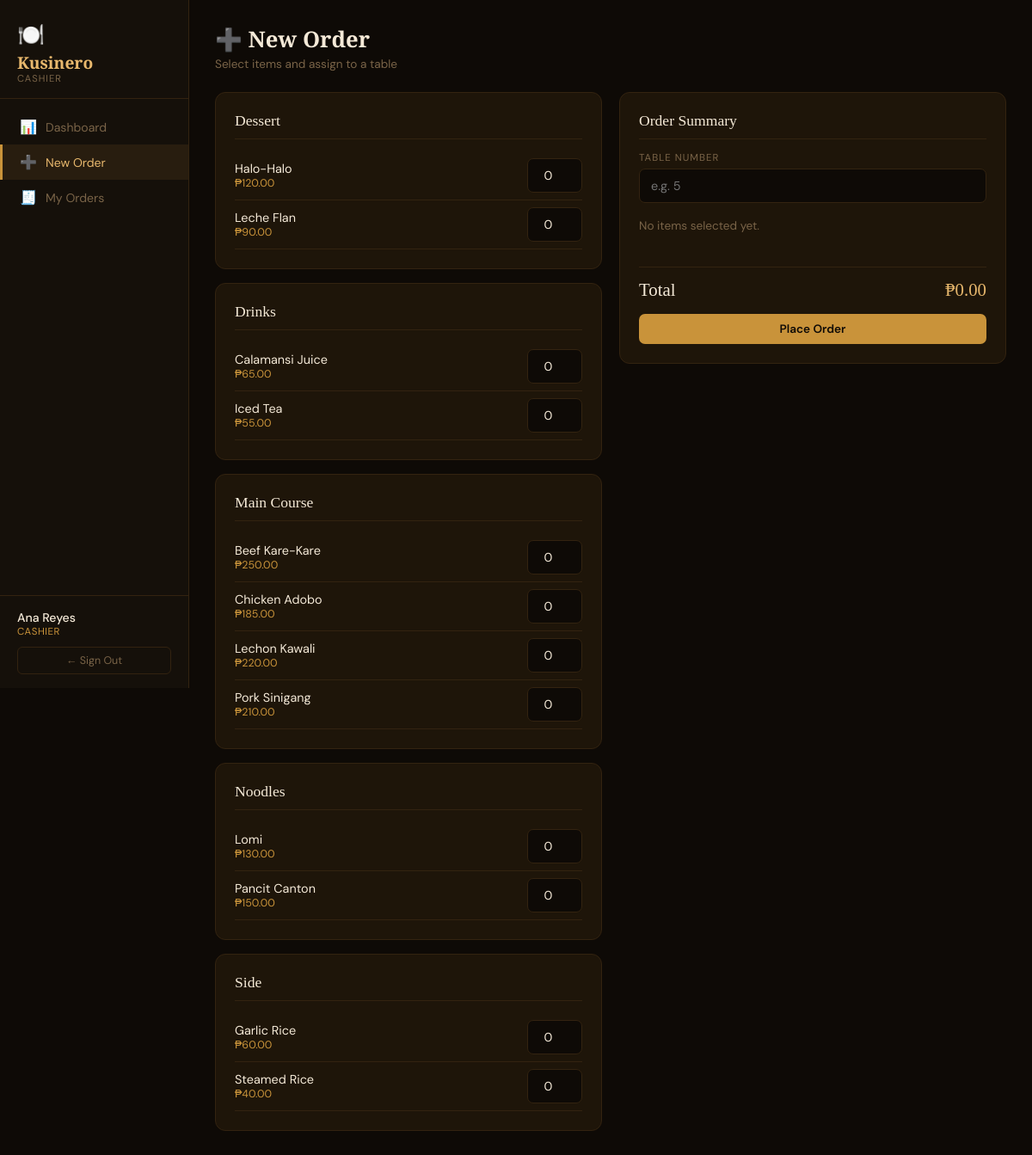
/pages/new_order.php (signed in), run on the app's committed database.
### tables this page shows
CREATE TABLE users (
    id INT AUTO_INCREMENT PRIMARY KEY,
    name VARCHAR(100) NOT NULL,
    username VARCHAR(80) NOT NULL UNIQUE,
    password VARCHAR(255) NOT NULL,
    role_id INT NOT NULL,
    is_active TINYINT(1) DEFAULT 1,
    first_login TINYINT(1) DEFAULT 1,
    phone_number VARCHAR(20),
    email VARCHAR(120),
    failed_login_attempts INT DEFAULT 0,
    lockout_until DATETIME NULL,
    lockout_level INT DEFAULT 0,
    created_at TIMESTAMP DEFAULT CURRENT_TIMESTAMP,
    FOREIGN KEY (role_id) REFERENCES roles(id)
);

CREATE TABLE roles (
    id INT AUTO_INCREMENT PRIMARY KEY,
    name VARCHAR(50) NOT NULL UNIQUE,
    label VARCHAR(100) NOT NULL,
    description VARCHAR(255)
);

CREATE TABLE menu_items (
    id INT AUTO_INCREMENT PRIMARY KEY,
    name VARCHAR(150) NOT NULL,
    category VARCHAR(80) NOT NULL,
    price DECIMAL(8,2) NOT NULL,
    is_available TINYINT(1) DEFAULT 1,
    created_at TIMESTAMP DEFAULT CURRENT_TIMESTAMP
);

### auth/Auth.php (called while the page is built, shortened)
<?php
class Auth {
    private static ?array $user = null;
    public static function init(): void {
        if (!empty($_SESSION['uid'])) {
            $db   = Database::get();
            $stmt = $db->prepare("SELECT u.*, r.name AS role_name, r.label AS role_label
                                  FROM users u JOIN roles r ON r.id = u.role_id
                                  WHERE u.id = ? AND u.is_active = 1");
            $stmt->execute([$_SESSION['uid']]);
            self::$user = $stmt->fetch() ?: null;
        }
    }
    public static function user(): ?array    { return self::$user; }
    public static function isOwner(): bool   { return (self::$user['role_name'] ?? '') === 'owner'; }
}

### pages/new_order.php (the view, shortened to what this page needs)
<?php
require_once __DIR__ . '/../auth/Auth.php';
Auth::init();
$db  = Database::get();
$existingOrderId = (int)($_GET['order_id'] ?? 0);
$menuItems = $db->query("SELECT * FROM menu_items WHERE is_available=1 ORDER BY category,name")->fetchAll();
$grouped = [];
foreach ($menuItems as $item) $grouped[$item['category']][] = $item;
include __DIR__ . '/../includes/nav.php';
?>
<div class="page-header">
  <h2><?= $existingOrderId ? '➕ Add Items' : '➕ New Order' ?></h2>
  <p><?= $existingOrderId ? 'Add more items to Order #' . $existingOrderId : 'Select items and assign to a table' ?></p>
</div>
<form method="POST">
<div class="grid-2">
  <div>
    <?php foreach ($grouped as $cat => $catItems): ?>
    <div class="section-card" style="margin-bottom:16px">
      <div class="section-title"><?= htmlspecialchars($cat) ?></div>
      <?php foreach ($catItems as $item): ?>
      <div style="display:flex;align-items:center;justify-content:space-between;
                  padding:8px 0;border-bottom:1px solid var(--border)">
        <div>
          <div style="font-size:.9rem"><?= htmlspecialchars($item['name']) ?></div>
          <div style="font-size:.78rem;color:var(--gold)">₱<?= number_format($item['price'],2) ?></div>
        </div>
        <input type="number" name="items[<?= $item['id'] ?>]" min="0" max="20" value="0"
               style="width:64px;text-align:center;margin:0"
               oninput="updateTotal()">
      </div>
      <?php endforeach; ?>
    </div>
    <?php endforeach; ?>
  </div>
  <div>
    <div class="section-card" style="position:sticky;top:20px">
      <div class="section-title">Order Summary</div>
      <?php if ($existingOrderId === 0): ?>
      <label class="form-label">Table Number</label>
      <input type="number" name="table_number" min="1" max="50" placeholder="e.g. 5" required style="margin-bottom:18px">
      <?php endif; ?>
      <div id="order-summary" style="margin-bottom:16px;min-height:40px;font-size:.85rem;color:var(--muted)">
        No items selected yet.
      </div>
      <div style="border-top:1px solid var(--border);padding-top:14px;margin-bottom:16px">
        <div style="display:flex;justify-content:space-between;font-family:'Playfair Display',serif;font-size:1.3rem">
          <span>Total</span>
          <span id="total-display" style="color:var(--gold-light)">₱0.00</span>
        </div>
      </div>
      <button class="btn btn-gold" style="width:100%" type="submit">Place Order</button>
    </div>
  </div>
</div>
</form>
</main></div>

### includes/nav.php (shortened to what this page needs)
<?php
require_once __DIR__ . '/../auth/Auth.php';
$u    = Auth::user();
$page = basename($_SERVER['PHP_SELF'], '.php');
$ownerNav = [
    'dashboard'     => ['icon'=>'📊','label'=>'Dashboard'],
    'orders'        => ['icon'=>'🧾','label'=>'All Orders'],
    'menu'          => ['icon'=>'📋','label'=>'Menu'],
    'cashiers'      => ['icon'=>'👥','label'=>'Cashiers'],
    'sales_report'  => ['icon'=>'📈','label'=>'Sales Report'],
    'audit_log'     => ['icon'=>'🔍','label'=>'Audit Log'],
];
$cashierNav = [
    'dashboard'     => ['icon'=>'📊','label'=>'Dashboard'],
    'new_order'     => ['icon'=>'➕','label'=>'New Order'],
    'my_orders'     => ['icon'=>'🧾','label'=>'My Orders'],
];
$nav = Auth::isOwner() ? $ownerNav : $cashierNav;
?>
<div class="layout">
<aside class="sidebar">
  <div class="sidebar-brand">
    <div class="icon">🍽️</div>
    <h1>Kusinero</h1>
    <p><?= htmlspecialchars($u['role_label']) ?></p>
  </div>
  <nav>
    <?php foreach ($nav as $href => $item): ?>
      <a href="<?= $href ?>.php" class="<?= $page === $href ? 'active' : '' ?>">
        <span class="nav-icon"><?= $item['icon'] ?></span>
        <?= $item['label'] ?>
      </a>
    <?php endforeach; ?>
  </nav>
  <div class="sidebar-footer">
    <div class="user-info">
      <div class="name"><?= htmlspecialchars($u['name']) ?></div>
      <div class="role"><?= htmlspecialchars($u['role_label']) ?></div>
    </div>
    <form method="POST" action="/logout.php">
      <button class="logout-btn" type="submit">← Sign Out</button>
    </form>
  </div>
</aside>
<main class="main">

### includes/nav.php (style rules this page uses)
*,*::before,*::after { box-sizing:border-box;margin:0;padding:0 }
.layout { display:flex;min-height:100vh; }
.sidebar { width:220px;flex-shrink:0;background:var(--surface);border-right:1px solid var(--border); display:flex;flex-direction:column;position:fixed;height:100vh;z-index:10; }
.sidebar-brand { padding:24px 20px 16px;border-bottom:1px solid var(--border); }
.sidebar-brand .icon { font-size:1.6rem; }
.sidebar-brand h1 { font-family:'Playfair Display',serif;color:var(--gold-light);font-size:1.2rem; line-height:1.2;margin-top:4px; }
.sidebar-brand p { font-size:.7rem;color:var(--muted);letter-spacing:1px;text-transform:uppercase; }
nav { flex:1;padding:12px 0; }
nav a { display:flex;align-items:center;gap:10px;padding:10px 20px;color:var(--muted); text-decoration:none;font-size:.88rem;transition:all .15s;border-left:3px solid transparent; }
nav a.active { color:var(--gold-light);background:rgba(201,147,58,.1);border-left-color:var(--gold); }
nav a .nav-icon { font-size:1rem;width:20px;text-align:center; }
.sidebar-footer { padding:16px 20px;border-top:1px solid var(--border); }
.user-info .name { font-size:.88rem;font-weight:500;color:var(--cream); }
.user-info .role { font-size:.72rem;color:var(--gold);letter-spacing:.5px;text-transform:uppercase; }
.logout-btn { display:block;margin-top:10px;padding:7px 12px;background:transparent; border:1px solid var(--border);color:var(--muted);border-radius:6px; font-size:.78rem;text-align:center;text-decoration:none;cursor:pointer; transition:all .2s;font-family:'DM Sans',sans-serif;width:100%; }
.main { margin-left:220px;flex:1;padding:28px 30px; }
.page-header { margin-bottom:24px; }
.page-header h2 { font-family:'Playfair Display',serif;font-size:1.6rem;color:var(--cream); }
.page-header p { color:var(--muted);font-size:.85rem;margin-top:3px; }
.grid-2 { display:grid;grid-template-columns:repeat(auto-fit,minmax(320px,1fr));gap:20px;margin-bottom:24px; }
.section-card { background:var(--card);border:1px solid var(--border);border-radius:12px;padding:22px; }
.section-title { font-family:'Playfair Display',serif;font-size:1.1rem;color:var(--cream); margin-bottom:14px;padding-bottom:10px;border-bottom:1px solid var(--border); }
.btn { padding:9px 18px;border:none;border-radius:7px;font-family:'DM Sans',sans-serif; font-size:.85rem;font-weight:600;cursor:pointer;transition:all .15s;text-decoration:none;display:inline-block; }
.btn-gold { background:var(--gold);color:#0e0a06; }
input,select,textarea { width:100%;padding:10px 13px;background:#0e0a06;color:var(--cream); border:1px solid var(--border);border-radius:7px;font-size:.9rem; font-family:'DM Sans',sans-serif;margin-bottom:13px; }
.form-label { display:block;font-size:.72rem;letter-spacing:1px;text-transform:uppercase; color:var(--muted);margin-bottom:5px; }

### data on the page
users: role.label "CASHIER", name "Ana Reyes"
menu_items: name "Halo-Halo", price "120.00"
menu_items: name "Leche Flan", price "90.00"
menu_items: name "Calamansi Juice", price "65.00"
menu_items: name "Iced Tea", price "55.00"
menu_items: name "Beef Kare-Kare", price "250.00"
menu_items: name "Chicken Adobo", price "185.00"
menu_items: name "Lechon Kawali", price "220.00"
menu_items: name "Pork Sinigang", price "210.00"
menu_items: name "Lomi", price "130.00"
menu_items: name "Pancit Canton", price "150.00"
menu_items: name "Garlic Rice", price "60.00"
menu_items: name "Steamed Rice", price "40.00"

### other printed values
$item['icon'] "📊"
$item['label'] "Dashboard"
$item['icon'] "➕"
$item['label'] "New Order"
$item['icon'] "🧾"
$item['label'] "My Orders"
$cat "Dessert"
$cat "Drinks"
$cat "Main Course"
$cat "Noodles"
$cat "Side"
